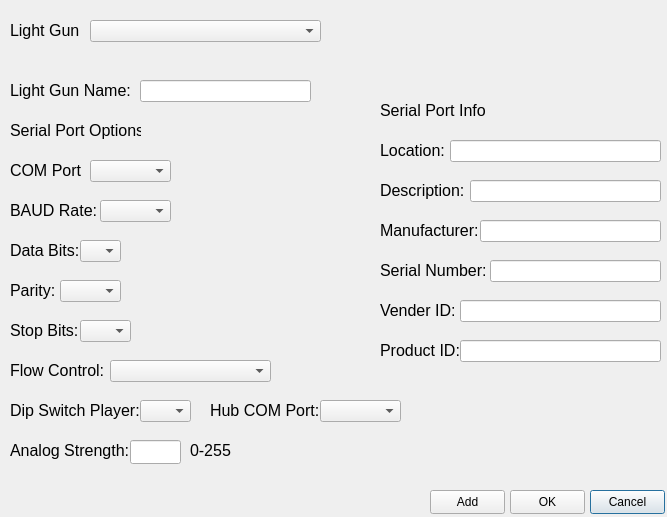
<?xml version="1.0" encoding="UTF-8"?>
<ui version="4.0">
 <class>addLightGunWindow</class>
 <widget class="QDialog" name="addLightGunWindow">
  <property name="geometry">
   <rect>
    <x>0</x>
    <y>0</y>
    <width>667</width>
    <height>517</height>
   </rect>
  </property>
  <property name="sizePolicy">
   <sizepolicy hsizetype="Fixed" vsizetype="Fixed">
    <horstretch>0</horstretch>
    <verstretch>0</verstretch>
   </sizepolicy>
  </property>
  <property name="windowTitle">
   <string>Add Light Gun</string>
  </property>
  <widget class="QLabel" name="label">
   <property name="geometry">
    <rect>
     <x>10</x>
     <y>10</y>
     <width>71</width>
     <height>41</height>
    </rect>
   </property>
   <property name="font">
    <font>
     <pointsize>12</pointsize>
    </font>
   </property>
   <property name="layoutDirection">
    <enum>Qt::LayoutDirection::LeftToRight</enum>
   </property>
   <property name="text">
    <string>Light Gun</string>
   </property>
   <property name="alignment">
    <set>Qt::AlignmentFlag::AlignLeading|Qt::AlignmentFlag::AlignLeft|Qt::AlignmentFlag::AlignVCenter</set>
   </property>
  </widget>
  <widget class="QComboBox" name="defaultLightGunComboBox">
   <property name="geometry">
    <rect>
     <x>90</x>
     <y>20</y>
     <width>231</width>
     <height>22</height>
    </rect>
   </property>
   <property name="font">
    <font>
     <pointsize>10</pointsize>
    </font>
   </property>
  </widget>
  <widget class="QLabel" name="label_2">
   <property name="geometry">
    <rect>
     <x>10</x>
     <y>70</y>
     <width>121</width>
     <height>41</height>
    </rect>
   </property>
   <property name="font">
    <font>
     <pointsize>12</pointsize>
    </font>
   </property>
   <property name="text">
    <string>Light Gun Name:</string>
   </property>
   <property name="alignment">
    <set>Qt::AlignmentFlag::AlignLeading|Qt::AlignmentFlag::AlignLeft|Qt::AlignmentFlag::AlignVCenter</set>
   </property>
  </widget>
  <widget class="QLineEdit" name="lightGunNameLineEdit">
   <property name="geometry">
    <rect>
     <x>140</x>
     <y>80</y>
     <width>171</width>
     <height>22</height>
    </rect>
   </property>
   <property name="font">
    <font>
     <pointsize>10</pointsize>
    </font>
   </property>
   <property name="alignment">
    <set>Qt::AlignmentFlag::AlignRight|Qt::AlignmentFlag::AlignTrailing|Qt::AlignmentFlag::AlignVCenter</set>
   </property>
  </widget>
  <widget class="QLabel" name="label_3">
   <property name="geometry">
    <rect>
     <x>10</x>
     <y>110</y>
     <width>131</width>
     <height>41</height>
    </rect>
   </property>
   <property name="font">
    <font>
     <pointsize>12</pointsize>
    </font>
   </property>
   <property name="text">
    <string>Serial Port Options</string>
   </property>
   <property name="alignment">
    <set>Qt::AlignmentFlag::AlignLeading|Qt::AlignmentFlag::AlignLeft|Qt::AlignmentFlag::AlignVCenter</set>
   </property>
  </widget>
  <widget class="QLabel" name="label_4">
   <property name="geometry">
    <rect>
     <x>10</x>
     <y>190</y>
     <width>91</width>
     <height>41</height>
    </rect>
   </property>
   <property name="font">
    <font>
     <pointsize>12</pointsize>
    </font>
   </property>
   <property name="text">
    <string>BAUD Rate:</string>
   </property>
   <property name="alignment">
    <set>Qt::AlignmentFlag::AlignLeading|Qt::AlignmentFlag::AlignLeft|Qt::AlignmentFlag::AlignVCenter</set>
   </property>
  </widget>
  <widget class="QComboBox" name="baudSpeedComboBox">
   <property name="geometry">
    <rect>
     <x>100</x>
     <y>200</y>
     <width>71</width>
     <height>22</height>
    </rect>
   </property>
   <property name="font">
    <font>
     <pointsize>10</pointsize>
    </font>
   </property>
  </widget>
  <widget class="QLabel" name="label_5">
   <property name="geometry">
    <rect>
     <x>10</x>
     <y>270</y>
     <width>51</width>
     <height>41</height>
    </rect>
   </property>
   <property name="font">
    <font>
     <pointsize>12</pointsize>
    </font>
   </property>
   <property name="text">
    <string>Parity:</string>
   </property>
   <property name="alignment">
    <set>Qt::AlignmentFlag::AlignLeading|Qt::AlignmentFlag::AlignLeft|Qt::AlignmentFlag::AlignVCenter</set>
   </property>
  </widget>
  <widget class="QLabel" name="label_6">
   <property name="geometry">
    <rect>
     <x>10</x>
     <y>150</y>
     <width>71</width>
     <height>41</height>
    </rect>
   </property>
   <property name="font">
    <font>
     <pointsize>12</pointsize>
    </font>
   </property>
   <property name="text">
    <string>COM Port:</string>
   </property>
  </widget>
  <widget class="QComboBox" name="comPortComboBox">
   <property name="geometry">
    <rect>
     <x>90</x>
     <y>160</y>
     <width>81</width>
     <height>22</height>
    </rect>
   </property>
   <property name="font">
    <font>
     <pointsize>10</pointsize>
    </font>
   </property>
  </widget>
  <widget class="QLabel" name="label_7">
   <property name="geometry">
    <rect>
     <x>10</x>
     <y>230</y>
     <width>71</width>
     <height>41</height>
    </rect>
   </property>
   <property name="font">
    <font>
     <pointsize>12</pointsize>
    </font>
   </property>
   <property name="text">
    <string>Data Bits:</string>
   </property>
  </widget>
  <widget class="QComboBox" name="dataBitsComboBox">
   <property name="geometry">
    <rect>
     <x>80</x>
     <y>240</y>
     <width>41</width>
     <height>22</height>
    </rect>
   </property>
   <property name="font">
    <font>
     <pointsize>10</pointsize>
    </font>
   </property>
  </widget>
  <widget class="QComboBox" name="parityComboBox">
   <property name="geometry">
    <rect>
     <x>60</x>
     <y>280</y>
     <width>61</width>
     <height>22</height>
    </rect>
   </property>
   <property name="font">
    <font>
     <pointsize>10</pointsize>
    </font>
   </property>
  </widget>
  <widget class="QLabel" name="label_8">
   <property name="geometry">
    <rect>
     <x>10</x>
     <y>310</y>
     <width>71</width>
     <height>41</height>
    </rect>
   </property>
   <property name="font">
    <font>
     <pointsize>12</pointsize>
    </font>
   </property>
   <property name="text">
    <string>Stop Bits:</string>
   </property>
  </widget>
  <widget class="QLabel" name="label_9">
   <property name="geometry">
    <rect>
     <x>10</x>
     <y>350</y>
     <width>101</width>
     <height>41</height>
    </rect>
   </property>
   <property name="font">
    <font>
     <pointsize>12</pointsize>
    </font>
   </property>
   <property name="text">
    <string>Flow Control:</string>
   </property>
  </widget>
  <widget class="QComboBox" name="stopBitsComboBox">
   <property name="geometry">
    <rect>
     <x>80</x>
     <y>320</y>
     <width>51</width>
     <height>22</height>
    </rect>
   </property>
   <property name="font">
    <font>
     <pointsize>10</pointsize>
    </font>
   </property>
  </widget>
  <widget class="QComboBox" name="flowControlComboBox">
   <property name="geometry">
    <rect>
     <x>110</x>
     <y>360</y>
     <width>161</width>
     <height>22</height>
    </rect>
   </property>
   <property name="font">
    <font>
     <pointsize>10</pointsize>
    </font>
   </property>
  </widget>
  <widget class="QPushButton" name="cancelPushButton">
   <property name="geometry">
    <rect>
     <x>590</x>
     <y>490</y>
     <width>75</width>
     <height>24</height>
    </rect>
   </property>
   <property name="text">
    <string>Cancel</string>
   </property>
   <property name="default">
    <bool>true</bool>
   </property>
  </widget>
  <widget class="QPushButton" name="okPushButton">
   <property name="geometry">
    <rect>
     <x>510</x>
     <y>490</y>
     <width>75</width>
     <height>24</height>
    </rect>
   </property>
   <property name="text">
    <string>OK</string>
   </property>
   <property name="autoDefault">
    <bool>false</bool>
   </property>
  </widget>
  <widget class="QPushButton" name="addPushButton">
   <property name="geometry">
    <rect>
     <x>430</x>
     <y>490</y>
     <width>75</width>
     <height>24</height>
    </rect>
   </property>
   <property name="text">
    <string>Add</string>
   </property>
   <property name="autoDefault">
    <bool>false</bool>
   </property>
  </widget>
  <widget class="QLabel" name="label_13">
   <property name="geometry">
    <rect>
     <x>380</x>
     <y>130</y>
     <width>71</width>
     <height>41</height>
    </rect>
   </property>
   <property name="font">
    <font>
     <pointsize>12</pointsize>
    </font>
   </property>
   <property name="text">
    <string>Location:</string>
   </property>
  </widget>
  <widget class="QLabel" name="label_14">
   <property name="geometry">
    <rect>
     <x>380</x>
     <y>170</y>
     <width>91</width>
     <height>41</height>
    </rect>
   </property>
   <property name="font">
    <font>
     <pointsize>12</pointsize>
    </font>
   </property>
   <property name="text">
    <string>Description:</string>
   </property>
  </widget>
  <widget class="QLabel" name="label_15">
   <property name="geometry">
    <rect>
     <x>380</x>
     <y>210</y>
     <width>101</width>
     <height>41</height>
    </rect>
   </property>
   <property name="font">
    <font>
     <pointsize>12</pointsize>
    </font>
   </property>
   <property name="text">
    <string>Manufacturer:</string>
   </property>
  </widget>
  <widget class="QLabel" name="label_16">
   <property name="geometry">
    <rect>
     <x>380</x>
     <y>250</y>
     <width>111</width>
     <height>41</height>
    </rect>
   </property>
   <property name="font">
    <font>
     <pointsize>12</pointsize>
    </font>
   </property>
   <property name="text">
    <string>Serial Number:</string>
   </property>
  </widget>
  <widget class="QLabel" name="label_17">
   <property name="geometry">
    <rect>
     <x>380</x>
     <y>290</y>
     <width>81</width>
     <height>41</height>
    </rect>
   </property>
   <property name="font">
    <font>
     <pointsize>12</pointsize>
    </font>
   </property>
   <property name="text">
    <string>Vender ID:</string>
   </property>
  </widget>
  <widget class="QLabel" name="label_18">
   <property name="geometry">
    <rect>
     <x>380</x>
     <y>330</y>
     <width>81</width>
     <height>41</height>
    </rect>
   </property>
   <property name="font">
    <font>
     <pointsize>12</pointsize>
    </font>
   </property>
   <property name="text">
    <string>Product ID:</string>
   </property>
  </widget>
  <widget class="QLineEdit" name="locationLlineEdit">
   <property name="geometry">
    <rect>
     <x>450</x>
     <y>140</y>
     <width>211</width>
     <height>22</height>
    </rect>
   </property>
   <property name="font">
    <font>
     <pointsize>10</pointsize>
    </font>
   </property>
   <property name="alignment">
    <set>Qt::AlignmentFlag::AlignRight|Qt::AlignmentFlag::AlignTrailing|Qt::AlignmentFlag::AlignVCenter</set>
   </property>
  </widget>
  <widget class="QLineEdit" name="descriptionLineEdit">
   <property name="geometry">
    <rect>
     <x>470</x>
     <y>180</y>
     <width>191</width>
     <height>22</height>
    </rect>
   </property>
   <property name="font">
    <font>
     <pointsize>10</pointsize>
    </font>
   </property>
   <property name="alignment">
    <set>Qt::AlignmentFlag::AlignRight|Qt::AlignmentFlag::AlignTrailing|Qt::AlignmentFlag::AlignVCenter</set>
   </property>
  </widget>
  <widget class="QLineEdit" name="manufactureLineEdit">
   <property name="geometry">
    <rect>
     <x>480</x>
     <y>220</y>
     <width>181</width>
     <height>22</height>
    </rect>
   </property>
   <property name="font">
    <font>
     <pointsize>10</pointsize>
    </font>
   </property>
   <property name="alignment">
    <set>Qt::AlignmentFlag::AlignRight|Qt::AlignmentFlag::AlignTrailing|Qt::AlignmentFlag::AlignVCenter</set>
   </property>
  </widget>
  <widget class="QLineEdit" name="serialNumLineEdit">
   <property name="geometry">
    <rect>
     <x>490</x>
     <y>260</y>
     <width>171</width>
     <height>22</height>
    </rect>
   </property>
   <property name="font">
    <font>
     <pointsize>10</pointsize>
    </font>
   </property>
   <property name="alignment">
    <set>Qt::AlignmentFlag::AlignRight|Qt::AlignmentFlag::AlignTrailing|Qt::AlignmentFlag::AlignVCenter</set>
   </property>
  </widget>
  <widget class="QLineEdit" name="vendorIDLineEdit">
   <property name="geometry">
    <rect>
     <x>460</x>
     <y>300</y>
     <width>201</width>
     <height>22</height>
    </rect>
   </property>
   <property name="font">
    <font>
     <pointsize>10</pointsize>
    </font>
   </property>
   <property name="alignment">
    <set>Qt::AlignmentFlag::AlignRight|Qt::AlignmentFlag::AlignTrailing|Qt::AlignmentFlag::AlignVCenter</set>
   </property>
  </widget>
  <widget class="QLineEdit" name="productIDLineEdit">
   <property name="geometry">
    <rect>
     <x>460</x>
     <y>340</y>
     <width>201</width>
     <height>22</height>
    </rect>
   </property>
   <property name="font">
    <font>
     <pointsize>10</pointsize>
    </font>
   </property>
   <property name="alignment">
    <set>Qt::AlignmentFlag::AlignRight|Qt::AlignmentFlag::AlignTrailing|Qt::AlignmentFlag::AlignVCenter</set>
   </property>
  </widget>
  <widget class="QLabel" name="label_19">
   <property name="geometry">
    <rect>
     <x>380</x>
     <y>90</y>
     <width>111</width>
     <height>41</height>
    </rect>
   </property>
   <property name="font">
    <font>
     <pointsize>12</pointsize>
    </font>
   </property>
   <property name="text">
    <string>Serial Port Info</string>
   </property>
  </widget>
  <widget class="QLabel" name="label_10">
   <property name="geometry">
    <rect>
     <x>10</x>
     <y>390</y>
     <width>131</width>
     <height>41</height>
    </rect>
   </property>
   <property name="font">
    <font>
     <pointsize>12</pointsize>
    </font>
   </property>
   <property name="text">
    <string>Dip Switch Player:</string>
   </property>
  </widget>
  <widget class="QComboBox" name="dipSwitchComboBox">
   <property name="geometry">
    <rect>
     <x>140</x>
     <y>400</y>
     <width>51</width>
     <height>22</height>
    </rect>
   </property>
   <property name="font">
    <font>
     <pointsize>10</pointsize>
    </font>
   </property>
  </widget>
  <widget class="QLabel" name="label_11">
   <property name="geometry">
    <rect>
     <x>10</x>
     <y>430</y>
     <width>121</width>
     <height>41</height>
    </rect>
   </property>
   <property name="font">
    <font>
     <pointsize>12</pointsize>
    </font>
   </property>
   <property name="text">
    <string>Analog Strength:</string>
   </property>
  </widget>
  <widget class="QLineEdit" name="analogLineEdit">
   <property name="enabled">
    <bool>true</bool>
   </property>
   <property name="geometry">
    <rect>
     <x>130</x>
     <y>440</y>
     <width>51</width>
     <height>24</height>
    </rect>
   </property>
   <property name="font">
    <font>
     <pointsize>10</pointsize>
    </font>
   </property>
   <property name="alignment">
    <set>Qt::AlignmentFlag::AlignRight|Qt::AlignmentFlag::AlignTrailing|Qt::AlignmentFlag::AlignVCenter</set>
   </property>
  </widget>
  <widget class="QLabel" name="label_12">
   <property name="geometry">
    <rect>
     <x>190</x>
     <y>430</y>
     <width>51</width>
     <height>41</height>
    </rect>
   </property>
   <property name="font">
    <font>
     <pointsize>12</pointsize>
    </font>
   </property>
   <property name="text">
    <string>0-255</string>
   </property>
  </widget>
  <widget class="QLabel" name="label_20">
   <property name="geometry">
    <rect>
     <x>210</x>
     <y>390</y>
     <width>111</width>
     <height>41</height>
    </rect>
   </property>
   <property name="font">
    <font>
     <pointsize>12</pointsize>
    </font>
   </property>
   <property name="text">
    <string>Hub COM Port:</string>
   </property>
  </widget>
  <widget class="QComboBox" name="hubComComboBox">
   <property name="geometry">
    <rect>
     <x>320</x>
     <y>400</y>
     <width>81</width>
     <height>22</height>
    </rect>
   </property>
   <property name="font">
    <font>
     <pointsize>10</pointsize>
    </font>
   </property>
  </widget>
 </widget>
 <resources/>
 <connections/>
</ui>
